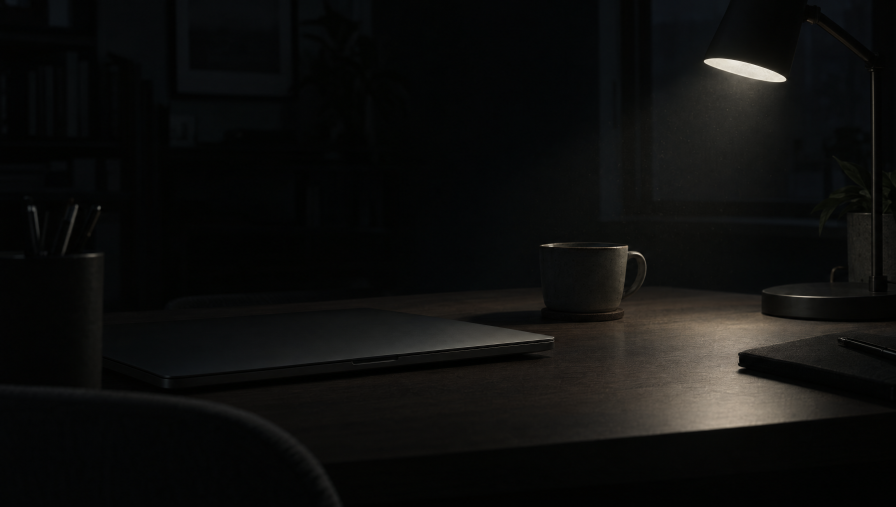
#> input picture media/hero/candidates/A-1.png, 2688 x 1520 px, given as the content of the folder ../candidates/A-1.png, which was not available (shown at 1/3 size)
$ python measure_stills.py ../candidates/A-1.png
#> lines starting #> are read from the running program, lines starting #| are printed output that depends on the picture; after the words box and inside, x2 and y2 are one past the last pixel; in counts of white or black regions, pixels touching at a corner belong together; pictures that were not available may be replaced by others from this repository, and a replacement may not be noted
#!/usr/bin/env python3
"""Measure hero-loop candidate stills against the brief's rules and build a contact sheet.

Luminance = WCAG relative luminance (sRGB linearised), reported as % of white.
Brightest region = argmax of a 96x54 box-filtered luminance map; its x-centre is reported as % of width.
"""
import sys, glob, os, json
import numpy as np
from PIL import Image, ImageDraw, ImageFont, ImageOps

def srgb_to_linear(c):
    c = c / 255.0
    return np.where(c <= 0.04045, c / 12.92, ((c + 0.055) / 1.055) ** 2.4)

def rel_lum(rgb):
    lin = srgb_to_linear(rgb.astype(np.float64))
    return 0.2126 * lin[..., 0] + 0.7152 * lin[..., 1] + 0.0722 * lin[..., 2]

def measure(path):
    im = Image.open(path).convert("RGB")
    w, h = im.size
    rgb = np.asarray(im)
    Y = rel_lum(rgb)
    mean = Y.mean() * 100
    p99 = np.percentile(Y, 99) * 100
    under10 = (Y < 0.10).mean() * 100
    # box-filtered map for the brightest region
    small = np.asarray(im.resize((96, 54), Image.BOX))
    Ys = rel_lum(small)
    iy, ix = np.unravel_index(np.argmax(Ys), Ys.shape)
    bx = (ix + 0.5) / 96 * 100
    by = (iy + 0.5) / 54 * 100
    # hot region: cells above 50% of the max; report its x extent
    hot = Ys >= 0.5 * Ys.max()
    cols = np.where(hot.any(axis=0))[0]
    hot_x0 = cols.min() / 96 * 100
    hot_x1 = (cols.max() + 1) / 96 * 100
    # colour of the lit region (top 1% brightest pixels): hue/sat
    thr = np.percentile(Y, 99)
    lit = rgb[Y >= thr].astype(np.float64)
    r, g, b = lit[:, 0].mean(), lit[:, 1].mean(), lit[:, 2].mean()
    mx, mn = max(r, g, b), min(r, g, b)
    sat = (mx - mn) / mx * 100 if mx > 0 else 0
    # hue in degrees
    if mx == mn:
        hue = 0.0
    elif mx == r:
        hue = (60 * ((g - b) / (mx - mn)) + 360) % 360
    elif mx == g:
        hue = 60 * ((b - r) / (mx - mn)) + 120
    else:
        hue = 60 * ((r - g) / (mx - mn)) + 240
    # text zone: left 60% of width, vertical middle band (25%..75%)
    tz = Y[int(h * 0.25):int(h * 0.75), :int(w * 0.60)]
    tz_p99 = np.percentile(tz, 99) * 100
    tz_mean = tz.mean() * 100
    contrast = (1.0 + 0.05) / (tz.mean() + 0.05)  # #f4f4f5 has Y≈0.911; use exact below
    Yf = rel_lum(np.array([[[0xf4, 0xf4, 0xf5]]], dtype=np.uint8))[0, 0]
    contrast = (Yf + 0.05) / (tz.mean() + 0.05)
    # letterbox bars: rows whose brightest pixel is under 0.2% luminance, from each edge
    rowmax = Y.max(axis=1)
    bar_top = int(np.argmax(rowmax > 0.002)); bar_bot = int(np.argmax(rowmax[::-1] > 0.002))
    # shadow tint: mean RGB of pixels between 0.1% and 2% luminance
    sh = rgb[(Y > 0.001) & (Y < 0.02)].astype(np.float64)
    shadow_rgb = [round(v, 1) for v in sh.mean(axis=0)] if len(sh) else [0, 0, 0]
    flags = []
    if bar_top > 0.02 * h and bar_bot > 0.02 * h: flags.append(f"letterbox bars baked in ({bar_top}px top, {bar_bot}px bottom)")
    if shadow_rgb[2] - shadow_rgb[0] > 5: flags.append(f"blue-tinted shadows (rgb {shadow_rgb})")
    if under10 < 50: flags.append(f"only {under10:.0f}% of frame under 10% lum")
    if not (70 <= bx <= 85): flags.append(f"brightest region at x={bx:.0f}% (want 70-85)")
    if hot_x0 < 60: flags.append(f"hot region spills left to x={hot_x0:.0f}%")
    if sat > 35 and (hue < 45 or hue > 330): flags.append(f"light reads orange/red (hue {hue:.0f}°, sat {sat:.0f}%)")
    if sat > 25 and 190 <= hue <= 260: flags.append(f"blue tint (hue {hue:.0f}°, sat {sat:.0f}%)")
    if mean > 10: flags.append(f"mean luminance {mean:.1f}% is high")
    return dict(file=os.path.basename(path), w=w, h=h, mean=round(mean, 2), p99=round(p99, 1),
                under10=round(under10, 1), bright_x=round(bx, 1), bright_y=round(by, 1),
                hot_x=[round(hot_x0, 1), round(hot_x1, 1)], light_hue=round(hue, 0), light_sat=round(sat, 0),
                tz_mean=round(tz_mean, 2), tz_p99=round(tz_p99, 1), tz_contrast=round(contrast, 1), bars=[bar_top, bar_bot], shadow_rgb=shadow_rgb, flags=flags)

def sheet(paths, results, out):
    tw, th, pad, cap = 480, 270, 12, 40
    cols = 4
    rows = (len(paths) + cols - 1) // cols
    W = cols * (tw + pad) + pad
    H = rows * (th + cap + pad) + pad
    board = Image.new("RGB", (W, H), (24, 24, 24))
    d = ImageDraw.Draw(board)
    try:
        font = ImageFont.truetype("/System/Library/Fonts/Helvetica.ttc", 14)
    except Exception:
        font = ImageFont.load_default()
    for i, (p, r) in enumerate(zip(paths, results)):
        im = Image.open(p).convert("RGB")
        im = ImageOps.fit(im, (tw, th), Image.LANCZOS)
        x = pad + (i % cols) * (tw + pad)
        y = pad + (i // cols) * (th + cap + pad)
        board.paste(im, (x, y))
        # marker for brightest region + text-zone box
        bx = x + r["bright_x"] / 100 * tw; by = y + r["bright_y"] / 100 * th
        d.ellipse([bx - 6, by - 6, bx + 6, by + 6], outline=(255, 80, 80), width=2)
        d.rectangle([x + 0.70 * tw, y, x + 0.85 * tw, y + th], outline=(90, 90, 90), width=1)
        d.rectangle([x, y + 0.25 * th, x + 0.60 * tw, y + 0.75 * th], outline=(60, 90, 160), width=1)
        ok = "OK" if not r["flags"] else "FLAG"
        d.text((x, y + th + 4), f'{r["file"]}  mean {r["mean"]}%  p99 {r["p99"]}%  light x {r["bright_x"]}%  {ok}', fill=(230, 230, 230), font=font)
        if r["flags"]:
            d.text((x, y + th + 22), "; ".join(r["flags"])[:70], fill=(255, 140, 120), font=font)
    board.save(out, "JPEG", quality=85)

if __name__ == "__main__":
    d = sys.argv[1]
    paths = sorted(glob.glob(os.path.join(d, "*.png")), key=lambda p: (os.path.basename(p)[0] != "B", os.path.basename(p)))
    results = [measure(p) for p in paths]
#> in measure, im is the input picture: PIL image 2688x1520 RGB; mean R, G, B 14.9, 15, 13.8
#> in srgb_to_linear, `return np.where(c <= 0.04045, c / 12.92, ((c + 0.055) / 1.055) ** 2.4)`:
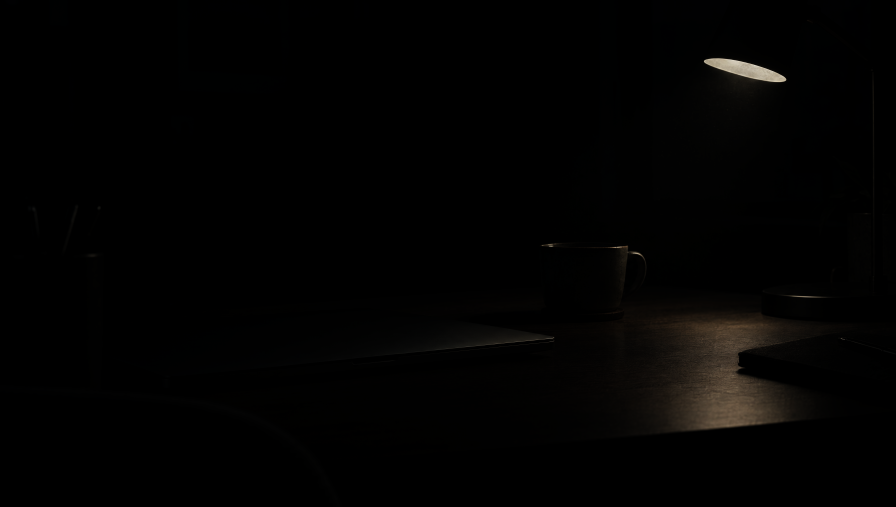
#> returned value: shape (1520, 2688, 3) float64 (shown at 1/3 size); mean of channels 0, 1, 2 0.0128, 0.0113, 0.00935; drawn as R, G, B
#> in measure, `mean = Y.mean() * 100`: mean = 1.15
#> in measure, `p99 = np.percentile(Y, 99) * 100`: p99 = 23.67
#> in measure, `under10 = (Y < 0.10).mean() * 100`: under10 = 97.37
#> in measure, `small = np.asarray(im.resize((96, 54), Image.BOX))`:
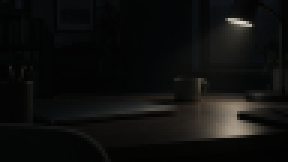
#> small: shape (54, 96, 3) (shown 3 times larger); mean R, G, B 15, 15, 13.9
#> in srgb_to_linear (call 2), `return np.where(c <= 0.04045, c / 12.92, ((c + 0.055) / 1.055) ** 2.4)`:
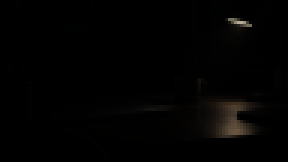
#> returned value: shape (54, 96, 3) float64 (shown 3 times larger); mean of channels 0, 1, 2 0.012, 0.0107, 0.00881; drawn as R, G, B
#> in measure, `iy, ix = np.unravel_index(np.argmax(Ys), Ys.shape)`: iy = 7; ix = 80
#> in measure, `bx = (ix + 0.5) / 96 * 100`: bx = 83.85
#> in measure, `by = (iy + 0.5) / 54 * 100`: by = 13.89
#> in measure, `hot = Ys >= 0.5 * Ys.max()`:
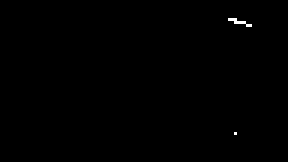
#> hot: shape (54, 96) bool (shown 3 times larger); 0.19% white in thin lines or dots, all inside (x1, y1, x2, y2) = (76, 6, 84, 45)
#> in measure, `cols = np.where(hot.any(axis=0))[0]`: cols = [76, 77, 78, 79, 80, 81, 82, 83]
#> in measure, `hot_x0 = cols.min() / 96 * 100`: hot_x0 = 79.17
#> in measure, `hot_x1 = (cols.max() + 1) / 96 * 100`: hot_x1 = 87.5
#> in measure, `thr = np.percentile(Y, 99)`: thr = 0.237
#> in measure, `r, g, b = lit[:, 0].mean(), lit[:, 1].mean(), lit[:, 2].mean()`: r = 171; g = 159.3; b = 143.8
#> in measure, `mx, mn = max(r, g, b), min(r, g, b)`: mx = 171; mn = 143.8
#> in measure, `sat = (mx - mn) / mx * 100 if mx > 0 else 0`: sat = 15.92
#> in measure, `hue = (60 * ((g - b) / (mx - mn)) + 360) % 360`: hue = 34.25
#> in measure, `tz = Y[int(h * 0.25):int(h * 0.75), :int(w * 0.60)]`:
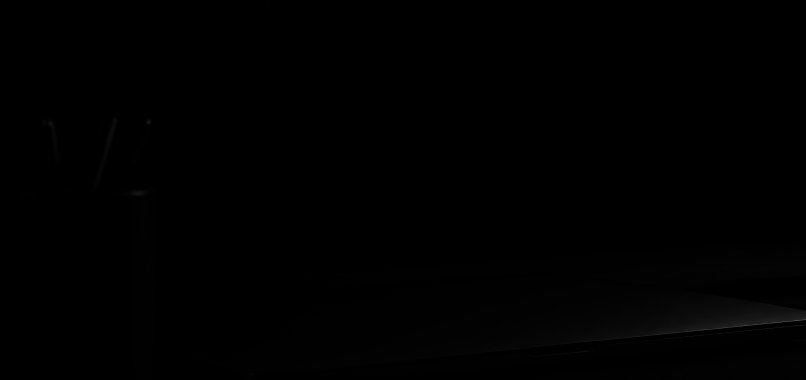
#> tz: shape (760, 1612) float64 (shown at 1/2 size); min 0, max 0.429, mean 0.0037
#> in measure, `tz_p99 = np.percentile(tz, 99) * 100`: tz_p99 = 4.6
#> in measure, `tz_mean = tz.mean() * 100`: tz_mean = 0.37
#> in measure, `contrast = (1.0 + 0.05) / (tz.mean() + 0.05)`: contrast = 19.55
#> in measure, `contrast = (Yf + 0.05) / (tz.mean() + 0.05)`: contrast = 17.79
#> in measure, `rowmax = Y.max(axis=1)`: rowmax = 1520 values, max 0.97 at index 195, min 0.00672 at index 57, mean 0.161
#> in measure, `bar_top = int(np.argmax(rowmax > 0.002))`: bar_top = 0
#> in measure, `shadow_rgb = [round(v, 1) for v in sh.mean(axis=0)] if len(sh) else [0..`: shadow_rgb = [10.1, 10.8, 10.3]
#> results = 1 item
    for r in results:
        print(json.dumps(r))
#> this loop made 1 pass
#> (printed output is left out)
    sheet(paths, results, os.path.join(d, "sheet.jpg"))
#> in sheet, `board = Image.new("RGB", (W, H), (24, 24, 24))`: board: PIL image 1980x334 RGB; every value is 24
#> in sheet, `x = pad + (i % cols) * (tw + pad)`: x = 12
#> in sheet, `board.paste(im, (x, y))`:
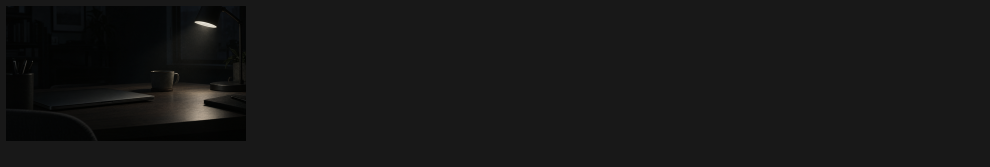
#> board: PIL image 1980x334 RGB (shown at 1/2 size); mean R, G, B 22.2, 22.2, 22
#> in sheet, `bx = x + r['bright_x'] / 100 * tw`: bx = 414.7
#> in sheet, `by = y + r['bright_y'] / 100 * th`: by = 49.53
#> in sheet, `ok = "OK" if not r["flags"] else "FLAG"`: ok = 'OK'
#> in sheet, `board.save(out, "JPEG", quality=85)`:
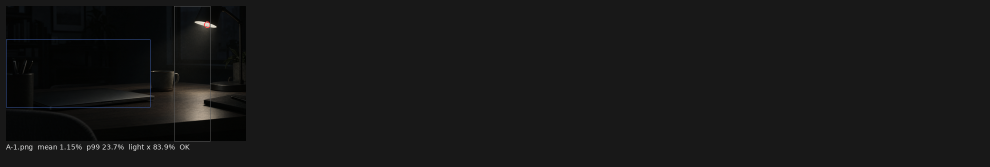
#> saved as sheet.jpg: PIL image 1980x334 RGB (shown at 1/2 size); mean R, G, B 22.7, 22.7, 22.6
    json.dump(results, open(os.path.join(d, "measurements.json"), "w"), indent=1)
    print("sheet ->", os.path.join(d, "sheet.jpg"))

$ run again, on media/hero/candidates/A-2.png
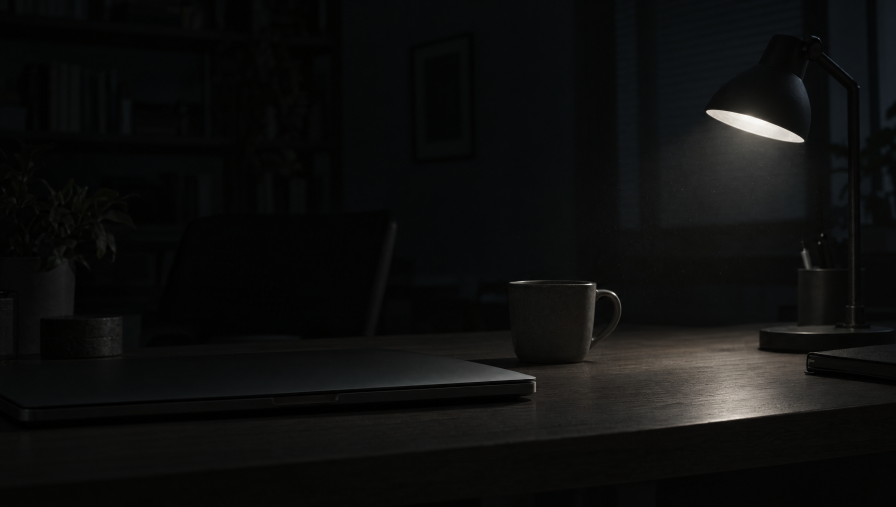
#> input picture media/hero/candidates/A-2.png, 2688 x 1520 px, given as the content of the folder ../candidates/A-2.png, which was not available (shown at 1/3 size)
#> in measure, im is the input picture: PIL image 2688x1520 RGB; mean R, G, B 14.4, 14.9, 14.2
#> mean = 1.04
#> p99 = 18.35
#> under10 = 98.2
#> c: shape (54, 96, 3) float64
#> iy = 13; ix = 81
#> in measure, `bx = (ix + 0.5) / 96 * 100`: bx = 84.9
#> in measure, `by = (iy + 0.5) / 54 * 100`: by = 25
#> hot: shape (54, 96) bool; 0.21% white in thin lines or dots, all inside (x1, y1, x2, y2) = (77, 12, 85, 15)
#> cols = [77, 78, 79, 80, 81, 82, 83, 84]
#> hot_x0 = 80.21
#> hot_x1 = 88.54
#> thr = 0.183
#> r = 172.2; g = 164.5; b = 155.7
#> mx = 172.2; mn = 155.7
#> sat = 9.56
#> hue = 32.16
#> in measure, `tz = Y[int(h * 0.25):int(h * 0.75), :int(w * 0.60)]`:
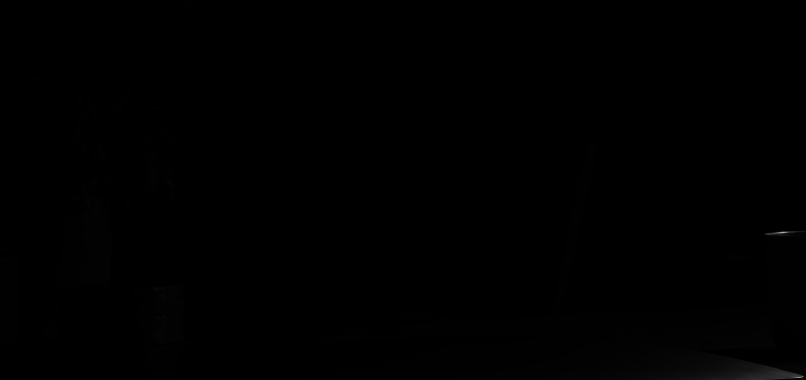
#> tz: shape (760, 1612) float64 (shown at 1/2 size); min 0, max 0.785, mean 0.00317
#> tz_p99 = 2.46
#> tz_mean = 0.317
#> in measure, `contrast = (1.0 + 0.05) / (tz.mean() + 0.05)`: contrast = 19.75
#> in measure, `contrast = (Yf + 0.05) / (tz.mean() + 0.05)`: contrast = 17.97
#> rowmax = 1520 values, max 1 at index 852, min 0.00265 at index 1518, mean 0.159
#> bar_top = 0
#> shadow_rgb = [10.6, 11.5, 11.1]
#> results = 1 item
#> the loop `for r in results:` made 1 pass
#> (printed output is left out)
#> im: PIL image 480x270 RGB
#> x = 12
#> in sheet, `bx = x + r['bright_x'] / 100 * tw`: bx = 419.5
#> in sheet, `by = y + r['bright_y'] / 100 * th`: by = 79.5
#> ok = 'OK'
#> in sheet, `board.save(out, "JPEG", quality=85)`:
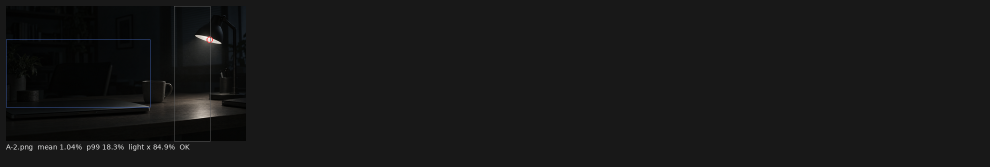
#> saved as sheet.jpg: PIL image 1980x334 RGB (shown at 1/2 size); mean R, G, B 22.6, 22.7, 22.6

$ run again, on media/hero/candidates/A-3.png
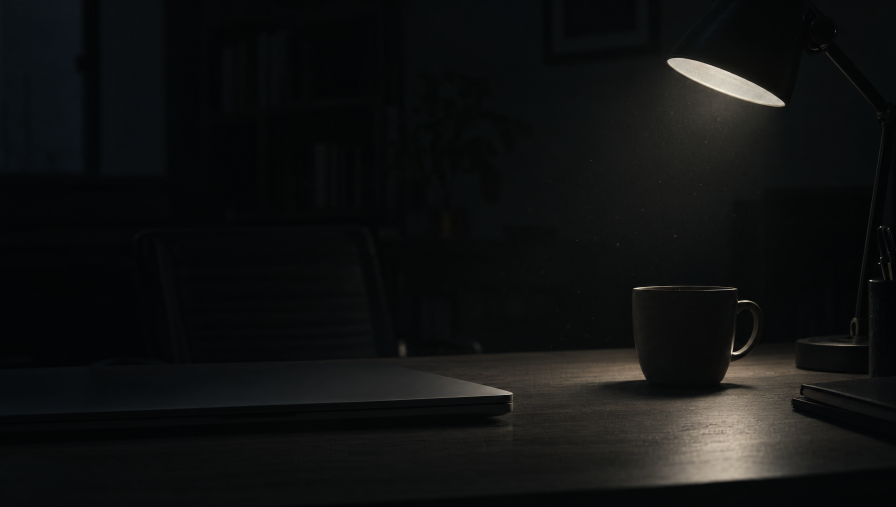
#> input picture media/hero/candidates/A-3.png, 2688 x 1520 px, given as the content of the folder ../candidates/A-3.png, which was not available (shown at 1/3 size)
#> in measure, im is the input picture: PIL image 2688x1520 RGB; mean R, G, B 16.7, 17.7, 17.3
#> mean = 1.36
#> p99 = 31.97
#> under10 = 97.29
#> c: shape (54, 96, 3) float64
#> iy = 8; ix = 77
#> in measure, `bx = (ix + 0.5) / 96 * 100`: bx = 80.73
#> in measure, `by = (iy + 0.5) / 54 * 100`: by = 15.74
#> hot: shape (54, 96) bool; 0.91% white; 2 white regions (1 under 20 px), largest, box (x1, y1, x2, y2) and area: (75, 44, 80, 51) 30
#> cols = [72, 73, 74, 75, 76, 77, 78, 79, 80, 81, 82]
#> hot_x0 = 75
#> hot_x1 = 86.46
#> thr = 0.32
#> r = 189.4; g = 178.7; b = 162.4
#> mx = 189.4; mn = 162.4
#> sat = 14.21
#> hue = 36.23
#> in measure, `tz = Y[int(h * 0.25):int(h * 0.75), :int(w * 0.60)]`:
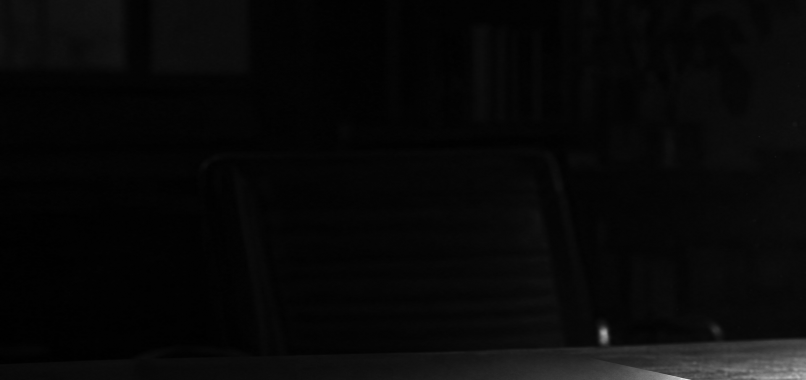
#> tz: shape (760, 1612) float64 (shown at 1/2 size); min 0.000651, max 0.0724, mean 0.00305; drawn with min black and max white
#> tz_p99 = 2.19
#> tz_mean = 0.305
#> in measure, `contrast = (1.0 + 0.05) / (tz.mean() + 0.05)`: contrast = 19.79
#> in measure, `contrast = (Yf + 0.05) / (tz.mean() + 0.05)`: contrast = 18.01
#> rowmax = 1520 values, max 0.969 at index 1060, min 0.00398 at index 1518, mean 0.201
#> bar_top = 0
#> shadow_rgb = [10.4, 12, 12.3]
#> results = 1 item
#> the loop `for r in results:` made 1 pass
#> (printed output is left out)
#> im: PIL image 480x270 RGB
#> x = 12
#> in sheet, `bx = x + r['bright_x'] / 100 * tw`: bx = 399.4
#> in sheet, `by = y + r['bright_y'] / 100 * th`: by = 54.39
#> ok = 'OK'
#> in sheet, `board.save(out, "JPEG", quality=85)`:
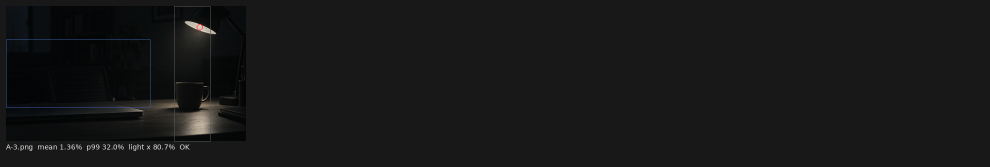
#> saved as sheet.jpg: PIL image 1980x334 RGB (shown at 1/2 size); mean R, G, B 23, 23.2, 23.2
